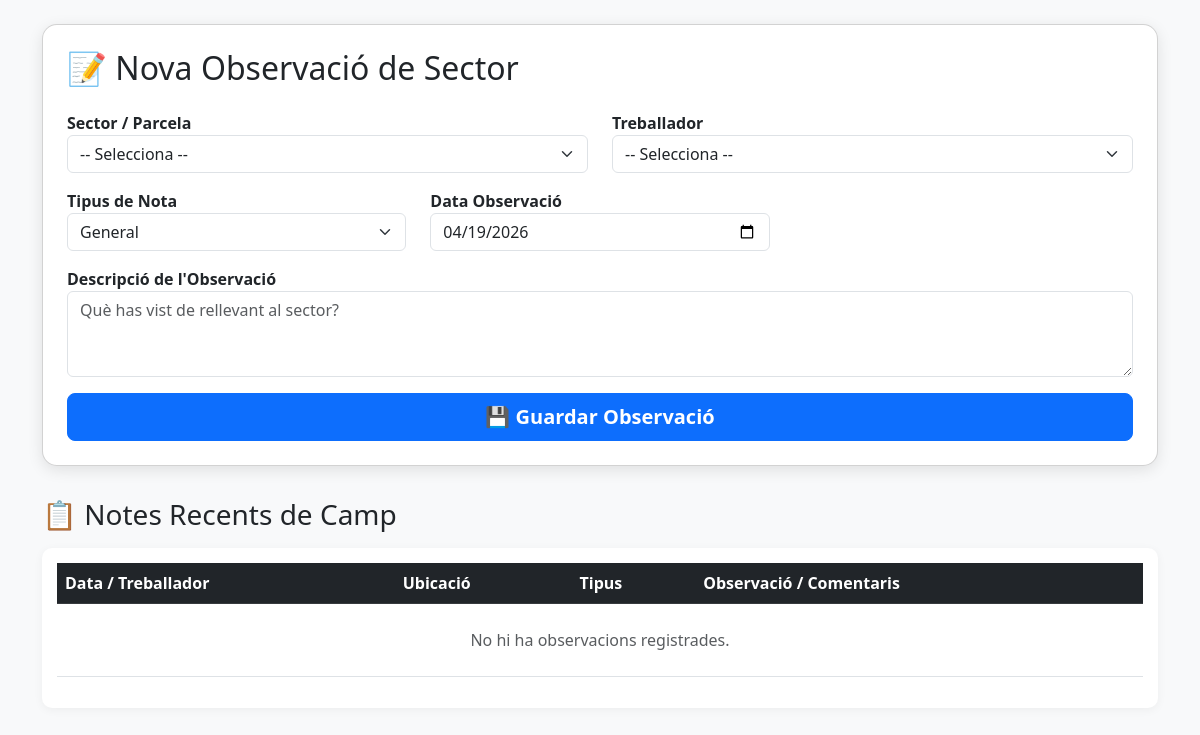
Page /Tractament/Observacions.php on the earlier database version.
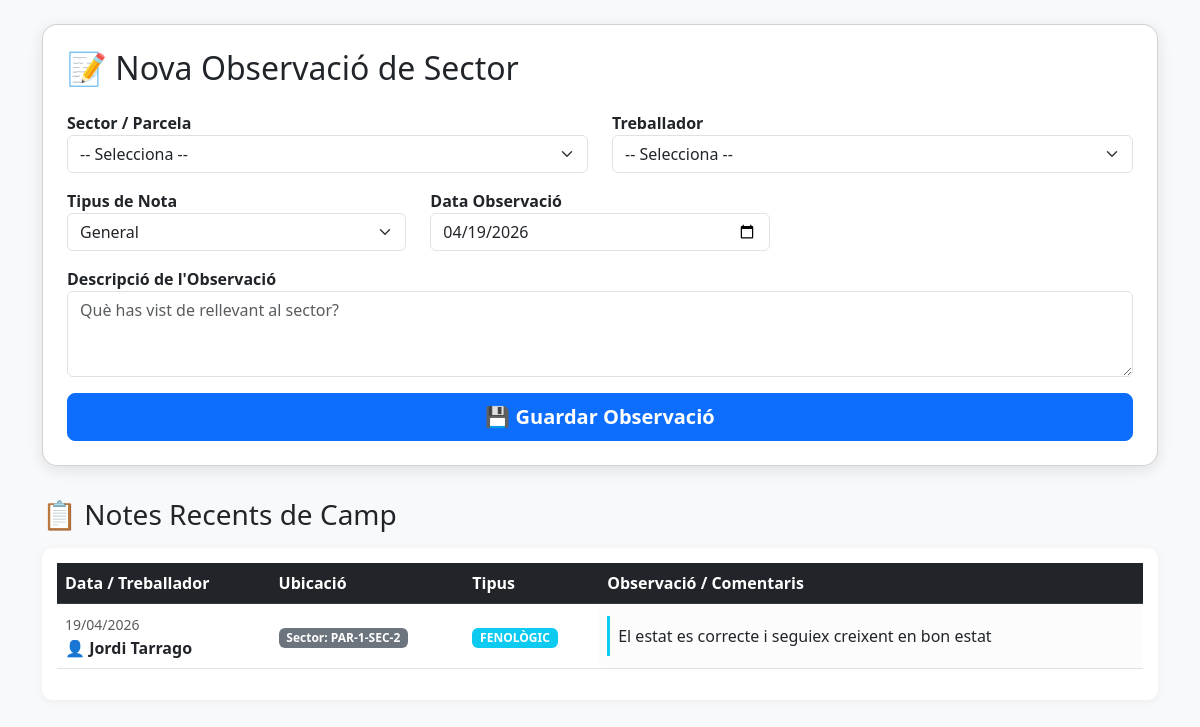
Same page on the later database version.
### tables this page shows
CREATE TABLE `observacions_sector` (
  `id` int(11) NOT NULL,
  `id_sector` int(11) NOT NULL,
  `data_observacio` date NOT NULL,
  `observacio` text NOT NULL,
  `id_treballador` int(11) DEFAULT NULL,
  `tipus` enum('GENERAL','FITOSANITARI','FENOLÒGIC') DEFAULT NULL
);

CREATE TABLE `treballadors` (
  `id_treballador` int(11) NOT NULL,
  `nom_complet` varchar(200) NOT NULL,
  `fotografia` varchar(255) DEFAULT NULL,
  `foto_url` varchar(255) DEFAULT NULL,
  `document_identitat` varchar(50) NOT NULL,
  `tipus_document` enum('DNI','NIE','PASSAPORT') NOT NULL,
  `data_naixement` date NOT NULL,
  `lloc_naixement` varchar(100) DEFAULT NULL,
  `nacionalitat` varchar(50) NOT NULL,
  `situacio_residencia` varchar(100) DEFAULT NULL,
  `telefon` varchar(20) DEFAULT NULL,
  `email` varchar(100) DEFAULT NULL,
  `adreca` text DEFAULT NULL,
  `contacte_emergencia` text DEFAULT NULL,
  `iban_bancari` varchar(34) DEFAULT NULL,
  `numero_seguretat_social` varchar(20) NOT NULL,
  `tipus_permis_treball` varchar(50) DEFAULT NULL,
  `estat_actiu` tinyint(1) DEFAULT 1,
  `data_incorporacio` date NOT NULL,
  `data_finalitzacio` date DEFAULT NULL,
  `id_departament` int(11) DEFAULT NULL,
  `id_equip` int(11) DEFAULT NULL,
  `id_horari` int(11) DEFAULT NULL COMMENT 'ID del horario asignado',
  `created_at` timestamp NOT NULL DEFAULT current_timestamp(),
  `updated_at` timestamp NOT NULL DEFAULT current_timestamp() ON UPDATE current_timestamp(),
  `historial_laboral_previ` text DEFAULT NULL,
  `idiomes` varchar(255) DEFAULT NULL,
  `habilitats` text DEFAULT NULL,
  `certificacions_addicionals` text DEFAULT NULL,
  `rol` enum('ADMIN','MANAGER','TREBALLADOR','SUPERVISOR') NOT NULL DEFAULT 'TREBALLADOR'
);

CREATE TABLE `sectores_cultivo` (
  `id` int(11) NOT NULL,
  `parcela_id` int(11) DEFAULT NULL,
  `codigo` varchar(20) NOT NULL,
  `nombre` varchar(100) NOT NULL,
  `coordenadas_geojson` text DEFAULT NULL,
  `superficie_efectiva_ha` decimal(10,4) DEFAULT NULL,
  `fecha_creacion` date DEFAULT NULL,
  `activo` tinyint(1) DEFAULT 1
);

### Tractament/Observacions.php (the view, shortened to what this page needs)
<?php
require '../db.php';
$sql_notas = "SELECT o.*, s.codigo as sector_nom, t.nom_complet as operari_nom
              FROM observacions_sector o
              JOIN sectores_cultivo s ON o.id_sector = s.id
              LEFT JOIN treballadors t ON o.id_treballador = t.id_treballador
              ORDER BY o.data_observacio DESC LIMIT 30";
$notas = $pdo->query($sql_notas)->fetchAll(PDO::FETCH_ASSOC);
?>
<!DOCTYPE html>
<html lang="es">
<head>
    <link href="https://cdn.jsdelivr.net/npm/bootstrap@5.3.0/dist/css/bootstrap.min.css" rel="stylesheet">
</head>
<body class="bg-light pb-5">
<div class="container mt-4">
    <div class="card p-4">
        <h2 class="mb-4">📝 Nova Observació de Sector</h2>
        <form method="POST">
            <div class="row">
                <div class="col-md-6 mb-3">
                    <label class="fw-bold">Sector / Parcela</label>
                    <select name="id_sector" class="form-select" required>
                        <option value="">-- Selecciona --</option>
                    </select>
                </div>
                <div class="col-md-6 mb-3">
                    <label class="fw-bold">Treballador</label>
                    <select name="id_treballador" class="form-select" required>
                        <option value="">-- Selecciona --</option>
                    </select>
                </div>
                <div class="col-md-4 mb-3">
                    <label class="fw-bold">Tipus de Nota</label>
                    <select name="tipus" class="form-select">
                        <option value="GENERAL">General</option>
                    </select>
                </div>
                <div class="col-md-4 mb-3">
                    <label class="fw-bold">Data Observació</label>
                    <input type="date" name="data_observacio" class="form-control" value="<?= date('Y-m-d') ?>" required>
                </div>
            </div>
            <div class="mb-3">
                <label class="fw-bold">Descripció de l'Observació</label>
                <textarea name="observacio" class="form-control" rows="3" placeholder="Què has vist de rellevant al sector?" required></textarea>
            </div>
            <button type="submit" name="guardar_observacio" class="btn btn-primary btn-lg w-100 fw-bold">💾 Guardar Observació</button>
        </form>
    </div>
    <h3 class="mb-3">📋 Notes Recents de Camp</h3>
    <div class="table-responsive">
        <table class="table table-hover align-middle">
            <thead class="table-dark">
                <tr>
                    <th>Data / Treballador</th>
                    <th>Ubicació</th>
                    <th>Tipus</th>
                    <th>Observació / Comentaris</th>
                </tr>
            </thead>
            <tbody>
                <?php foreach($notas as $n): ?>
                <tr>
                    <td>
                        <small class="text-muted"><?= date('d/m/Y', strtotime($n['data_observacio'])) ?></small><br>
                        <strong>👤 <?= htmlspecialchars($n['operari_nom']) ?></strong>
                    </td>
                    <td>
                        <span class="badge bg-secondary">Sector: <?= $n['sector_nom'] ?></span>
                    </td>
                    <td>
                        <?php
                            $color = ($n['tipus'] == 'FITOSANITARI') ? 'danger' : (($n['tipus'] == 'FENOLÒGIC') ? 'info' : 'success');
                        ?>
                        <span class="badge bg-<?= $color ?>"><?= $n['tipus'] ?></span>
                    </td>
                    <td class="bg-light-subtle rounded">
                        <div class="p-2 border-start border-3 border-<?= $color ?>">
                            <?= nl2br(htmlspecialchars($n['observacio'])) ?>
                        </div>
                    </td>
                </tr>
                <?php endforeach; ?>
                <?php if(empty($notas)): ?>
                    <tr><td colspan="4" class="text-center p-4 text-muted">No hi ha observacions registrades.</td></tr>
                <?php endif; ?>
            </tbody>
        </table>
    </div>
</div>
</body>
</html>

Differences in the rows shown:
added observacions_sector: data_observacio "19/04/2026", id_treballador.nom_complet "Jordi Tarrago", id_sector.codigo "PAR-1-SEC-2", tipus "FENOLÒGIC", observacio "El estat es correcte i seguiex creixent en bon estat"
Other differences:
text no longer shown: "No hi ha observacions registrades."
